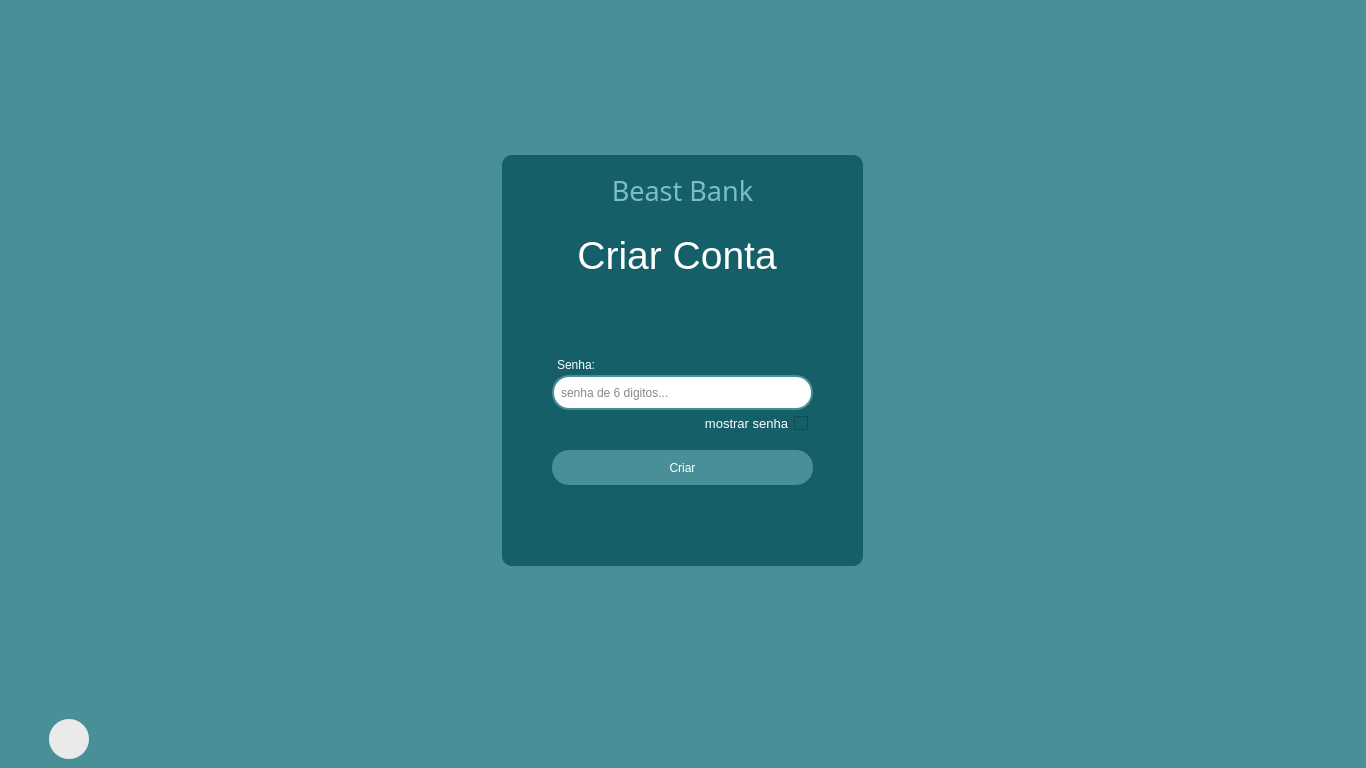
<?xml version="1.0" encoding="UTF-8"?>
<ui version="4.0">
 <class>MainWindow</class>
 <widget class="QMainWindow" name="MainWindow">
  <property name="geometry">
   <rect>
    <x>0</x>
    <y>0</y>
    <width>1366</width>
    <height>768</height>
   </rect>
  </property>
  <property name="windowTitle">
   <string>Criar Conta</string>
  </property>
  <property name="styleSheet">
   <string notr="true">background-color: #498f97;

</string>
  </property>
  <widget class="QWidget" name="centralwidget">
   <layout class="QGridLayout" name="gridLayout">
    <item row="1" column="0">
     <widget class="QFrame" name="frame_2">
      <property name="maximumSize">
       <size>
        <width>16777215</width>
        <height>40</height>
       </size>
      </property>
      <property name="styleSheet">
       <string notr="true">border: 0px</string>
      </property>
      <property name="frameShape">
       <enum>QFrame::StyledPanel</enum>
      </property>
      <property name="frameShadow">
       <enum>QFrame::Raised</enum>
      </property>
      <widget class="QPushButton" name="voltar">
       <property name="geometry">
        <rect>
         <x>40</x>
         <y>0</y>
         <width>40</width>
         <height>40</height>
        </rect>
       </property>
       <property name="cursor">
        <cursorShape>PointingHandCursor</cursorShape>
       </property>
       <property name="styleSheet">
        <string notr="true">background-color: rgba(200, 200, 200, 51);
border-radius: 20px;
</string>
       </property>
       <property name="text">
        <string/>
       </property>
      </widget>
      <widget class="QLabel" name="img">
       <property name="geometry">
        <rect>
         <x>40</x>
         <y>0</y>
         <width>40</width>
         <height>40</height>
        </rect>
       </property>
       <property name="cursor">
        <cursorShape>PointingHandCursor</cursorShape>
       </property>
       <property name="styleSheet">
        <string notr="true">background-color: rgb(243, 243, 243);
border-radius: 20px;</string>
       </property>
       <property name="text">
        <string/>
       </property>
       <property name="alignment">
        <set>Qt::AlignCenter</set>
       </property>
      </widget>
      <zorder>img</zorder>
      <zorder>voltar</zorder>
     </widget>
    </item>
    <item row="0" column="0">
     <widget class="QFrame" name="frame_3">
      <property name="styleSheet">
       <string notr="true">border: 0px</string>
      </property>
      <property name="frameShape">
       <enum>QFrame::StyledPanel</enum>
      </property>
      <property name="frameShadow">
       <enum>QFrame::Raised</enum>
      </property>
      <layout class="QGridLayout" name="gridLayout_2">
       <item row="0" column="0">
        <widget class="QFrame" name="frame">
         <property name="minimumSize">
          <size>
           <width>361</width>
           <height>411</height>
          </size>
         </property>
         <property name="maximumSize">
          <size>
           <width>361</width>
           <height>411</height>
          </size>
         </property>
         <property name="styleSheet">
          <string notr="true">background-color: #156068;
border-radius: 10px

</string>
         </property>
         <property name="frameShape">
          <enum>QFrame::StyledPanel</enum>
         </property>
         <property name="frameShadow">
          <enum>QFrame::Raised</enum>
         </property>
         <widget class="QLabel" name="Titulo">
          <property name="geometry">
           <rect>
            <x>50</x>
            <y>60</y>
            <width>261</width>
            <height>81</height>
           </rect>
          </property>
          <property name="font">
           <font>
            <pointsize>29</pointsize>
            <weight>50</weight>
            <bold>false</bold>
           </font>
          </property>
          <property name="layoutDirection">
           <enum>Qt::LeftToRight</enum>
          </property>
          <property name="styleSheet">
           <string notr="true">color: #fff;
font-size: 26;</string>
          </property>
          <property name="text">
           <string>Criar Conta </string>
          </property>
          <property name="alignment">
           <set>Qt::AlignCenter</set>
          </property>
          <property name="wordWrap">
           <bool>true</bool>
          </property>
         </widget>
         <widget class="QPushButton" name="btn_criar">
          <property name="geometry">
           <rect>
            <x>50</x>
            <y>295</y>
            <width>261</width>
            <height>35</height>
           </rect>
          </property>
          <property name="cursor">
           <cursorShape>PointingHandCursor</cursorShape>
          </property>
          <property name="styleSheet">
           <string notr="true">QPushButton {

	background-color: #498f97;
	border-radius: 17px;
	color: #fff
}

QPushButton:hover{
	background-color: rgb(86, 159, 168);

}</string>
          </property>
          <property name="text">
           <string>Criar</string>
          </property>
         </widget>
         <widget class="QLabel" name="label_2">
          <property name="geometry">
           <rect>
            <x>110</x>
            <y>20</y>
            <width>141</width>
            <height>31</height>
           </rect>
          </property>
          <property name="font">
           <font>
            <family>Sawasdee</family>
            <pointsize>20</pointsize>
           </font>
          </property>
          <property name="styleSheet">
           <string notr="true">color: #7cbec6;</string>
          </property>
          <property name="text">
           <string>Beast Bank</string>
          </property>
          <property name="alignment">
           <set>Qt::AlignCenter</set>
          </property>
         </widget>
         <widget class="QLineEdit" name="senha">
          <property name="geometry">
           <rect>
            <x>50</x>
            <y>220</y>
            <width>261</width>
            <height>35</height>
           </rect>
          </property>
          <property name="styleSheet">
           <string notr="true">QLineEdit{
	background-color: #fff;
	color: #111;
	padding-left: 5px;
	border-radius: 17px;
	border: 2px solid #498f97;
}

QLineEdit:focus{
	border: 2px ridge rgb(3, 151, 136)
}</string>
          </property>
          <property name="echoMode">
           <enum>QLineEdit::Password</enum>
          </property>
          <property name="placeholderText">
           <string>senha de 6 digitos...</string>
          </property>
         </widget>
         <widget class="QLabel" name="label_3">
          <property name="geometry">
           <rect>
            <x>55</x>
            <y>200</y>
            <width>72</width>
            <height>19</height>
           </rect>
          </property>
          <property name="styleSheet">
           <string notr="true">color: #fff;</string>
          </property>
          <property name="text">
           <string>Senha:</string>
          </property>
         </widget>
         <widget class="QCheckBox" name="checkBox">
          <property name="geometry">
           <rect>
            <x>175</x>
            <y>260</y>
            <width>131</width>
            <height>16</height>
           </rect>
          </property>
          <property name="font">
           <font>
            <pointsize>10</pointsize>
           </font>
          </property>
          <property name="layoutDirection">
           <enum>Qt::RightToLeft</enum>
          </property>
          <property name="autoFillBackground">
           <bool>false</bool>
          </property>
          <property name="styleSheet">
           <string notr="true">color: #fff;</string>
          </property>
          <property name="text">
           <string>mostrar senha</string>
          </property>
         </widget>
        </widget>
       </item>
      </layout>
     </widget>
    </item>
   </layout>
  </widget>
 </widget>
 <resources/>
 <connections/>
</ui>
